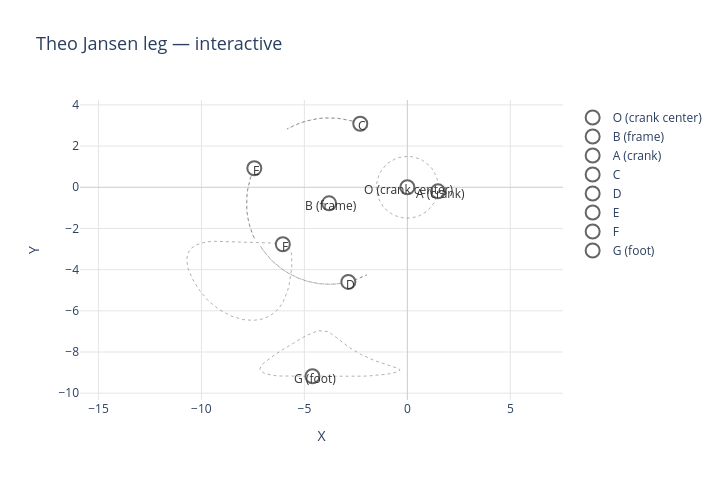

Notebook cell for this chart:
### Markdown cell above
## 4. Interactive plotly visualization

``plot_walker_plotly`` returns a plotly ``Figure`` with the linkage,
foot loci, and joint labels. In a notebook you get hover, zoom, and
pan for free; ``fig.write_html(path)`` saves a self-contained
interactive page you can email or post.

### Code cell
fig = ls.plot_walker_plotly(
    walker,
    title="Theo Jansen leg — interactive",
    width=720,
    height=480,
)
fig.show()

### Figure 1 — Plotly figure (JSON) as saved in the notebook; plotly's stock layout.template omitted (floating-point values rounded to 4 significant figures)
{"data": [{"hoverinfo": "skip", "line": {"color": "#666666", "dash": "dot", "width": 1}, "mode": "lines", "name": "O (crank center) path", "opacity": 0.5, "showlegend": false, "type": "scatter", "x": [0.0, 0.0, 0.0, 0.0, 0.0, 0.0, 0.0, 0.0, 0.0, 0.0, 0.0, 0.0, 0.0, 0.0, 0.0, 0.0, 0.0, 0.0, 0.0, 0.0, 0.0, 0.0, 0.0, 0.0, 0.0, 0.0, 0.0, 0.0, 0.0, 0.0, 0.0, 0.0, 0.0, 0.0, 0.0, 0.0, 0.0, 0.0, 0.0, 0.0, 0.0, 0.0, 0.0, 0.0, 0.0, 0.0, 0.0, 0.0], "y": [0.0, 0.0, 0.0, 0.0, 0.0, 0.0, 0.0, 0.0, 0.0, 0.0, 0.0, 0.0, 0.0, 0.0, 0.0, 0.0, 0.0, 0.0, 0.0, 0.0, 0.0, 0.0, 0.0, 0.0, 0.0, 0.0, 0.0, 0.0, 0.0, 0.0, 0.0, 0.0, 0.0, 0.0, 0.0, 0.0, 0.0, 0.0, 0.0, 0.0, 0.0, 0.0, 0.0, 0.0, 0.0, 0.0, 0.0, 0.0]}, {"hoverinfo": "skip", "line": {"color": "#666666", "dash": "dot", "width": 1}, "mode": "lines", "name": "B (frame) path", "opacity": 0.5, "showlegend": false, "type": "scatter", "x": [-3.8, -3.8, -3.8, -3.8, -3.8, -3.8, -3.8, -3.8, -3.8, -3.8, -3.8, -3.8, -3.8, -3.8, -3.8, -3.8, -3.8, -3.8, -3.8, -3.8, -3.8, -3.8, -3.8, -3.8, -3.8, -3.8, -3.8, -3.8, -3.8, -3.8, -3.8, -3.8, -3.8, -3.8, -3.8, -3.8, -3.8, -3.8, -3.8, -3.8, -3.8, -3.8, -3.8, -3.8, -3.8, -3.8, -3.8, -3.8], "y": [-0.78, -0.78, -0.78, -0.78, -0.78, -0.78, -0.78, -0.78, -0.78, -0.78, -0.78, -0.78, -0.78, -0.78, -0.78, -0.78, -0.78, -0.78, -0.78, -0.78, -0.78, -0.78, -0.78, -0.78, -0.78, -0.78, -0.78, -0.78, -0.78, -0.78, -0.78, -0.78, -0.78, -0.78, -0.78, -0.78, -0.78, -0.78, -0.78, -0.78, -0.78, -0.78, -0.78, -0.78, -0.78, -0.78, -0.78, -0.78]}, {"hoverinfo": "skip", "line": {"color": "#666666", "dash": "dot", "width": 1}, "mode": "lines", "name": "A (crank) path", "opacity": 0.5, "showlegend": false, "type": "scatter", "x": [1.487, 1.449, 1.386, 1.299, 1.19, 1.061, 0.9131, 0.75, 0.574, 0.3882, 0.1958, 9.785e-15, -0.1958, -0.3882, -0.574, -0.75, -0.9131, -1.061, -1.19, -1.299, -1.386, -1.449, -1.487, -1.5, -1.487, -1.449, -1.386, -1.299, -1.19, -1.061, -0.9131, -0.75, -0.574, -0.3882, -0.1958, 1.534e-14, 0.1958, 0.3882, 0.574, 0.75, 0.9131, 1.061, 1.19, 1.299, 1.386, 1.449, 1.487, 1.5], "y": [-0.1958, -0.3882, -0.574, -0.75, -0.9131, -1.061, -1.19, -1.299, -1.386, -1.449, -1.487, -1.5, -1.487, -1.449, -1.386, -1.299, -1.19, -1.061, -0.9131, -0.75, -0.574, -0.3882, -0.1958, 2.113e-15, 0.1958, 0.3882, 0.574, 0.75, 0.9131, 1.061, 1.19, 1.299, 1.386, 1.449, 1.487, 1.5, 1.487, 1.449, 1.386, 1.299, 1.19, 1.061, 0.9131, 0.75, 0.574, 0.3882, 0.1958, -2.858e-14]}, {"hoverinfo": "skip", "line": {"color": "#666666", "dash": "dot", "width": 1}, "mode": "lines", "name": "C path", "opacity": 0.5, "showlegend": false, "type": "scatter", "x": [-2.287, -2.187, -2.103, -2.035, -1.983, -1.947, -1.928, -1.928, -1.946, -1.985, -2.047, -2.135, -2.252, -2.402, -2.59, -2.82, -3.094, -3.412, -3.77, -4.154, -4.543, -4.912, -5.235, -5.493, -5.68, -5.796, -5.848, -5.845, -5.796, -5.708, -5.587, -5.44, -5.271, -5.084, -4.884, -4.674, -4.457, -4.238, -4.018, -3.801, -3.589, -3.385, -3.19, -3.006, -2.834, -2.676, -2.531, -2.401], "y": [3.084, 3.044, 3.007, 2.976, 2.951, 2.933, 2.924, 2.924, 2.933, 2.952, 2.982, 3.021, 3.07, 3.128, 3.19, 3.253, 3.309, 3.352, 3.37, 3.355, 3.303, 3.218, 3.114, 3.009, 2.92, 2.858, 2.829, 2.831, 2.858, 2.905, 2.965, 3.032, 3.101, 3.166, 3.226, 3.277, 3.318, 3.347, 3.364, 3.37, 3.365, 3.349, 3.325, 3.293, 3.256, 3.215, 3.171, 3.127]}, {"hoverinfo": "skip", "line": {"color": "#666666", "dash": "dot", "width": 1}, "mode": "lines", "name": "D path", "opacity": 0.5, "showlegend": false, "type": "scatter", "x": [-2.865, -3.052, -3.254, -3.47, -3.7, -3.941, -4.192, -4.451, -4.715, -4.981, -5.248, -5.511, -5.769, -6.017, -6.252, -6.471, -6.67, -6.845, -6.99, -7.096, -7.145, -7.1, -6.906, -6.532, -6.012, -5.419, -4.822, -4.267, -3.778, -3.362, -3.017, -2.737, -2.512, -2.335, -2.2, -2.1, -2.03, -1.987, -1.969, -1.973, -1.998, -2.043, -2.106, -2.188, -2.288, -2.406, -2.542, -2.695], "y": [-4.597, -4.638, -4.672, -4.696, -4.709, -4.707, -4.69, -4.656, -4.602, -4.528, -4.434, -4.318, -4.181, -4.025, -3.851, -3.663, -3.465, -3.264, -3.075, -2.92, -2.843, -2.914, -3.188, -3.606, -4.029, -4.361, -4.575, -4.682, -4.71, -4.686, -4.631, -4.563, -4.493, -4.427, -4.369, -4.323, -4.289, -4.267, -4.258, -4.26, -4.273, -4.295, -4.326, -4.364, -4.408, -4.455, -4.503, -4.552]}, {"hoverinfo": "skip", "line": {"color": "#666666", "dash": "dot", "width": 1}, "mode": "lines", "name": "E path", "opacity": 0.5, "showlegend": false, "type": "scatter", "x": [-7.431, -7.386, -7.345, -7.311, -7.283, -7.264, -7.254, -7.253, -7.263, -7.284, -7.317, -7.361, -7.415, -7.48, -7.552, -7.627, -7.699, -7.76, -7.799, -7.809, -7.784, -7.725, -7.645, -7.56, -7.486, -7.434, -7.409, -7.41, -7.434, -7.474, -7.524, -7.579, -7.634, -7.686, -7.731, -7.767, -7.792, -7.807, -7.81, -7.802, -7.783, -7.755, -7.72, -7.678, -7.631, -7.581, -7.53, -7.479], "y": [0.9222, 1.016, 1.094, 1.158, 1.207, 1.24, 1.258, 1.258, 1.241, 1.205, 1.147, 1.065, 0.9548, 0.8135, 0.6363, 0.4189, 0.1582, -0.1462, -0.49, -0.8611, -1.24, -1.601, -1.919, -2.175, -2.36, -2.476, -2.528, -2.525, -2.476, -2.388, -2.268, -2.122, -1.954, -1.77, -1.573, -1.367, -1.156, -0.9423, -0.7295, -0.5199, -0.3161, -0.12, 0.06646, 0.2419, 0.4052, 0.5555, 0.692, 0.8143]}, {"hoverinfo": "skip", "line": {"color": "#666666", "dash": "dot", "width": 1}, "mode": "lines", "name": "F path", "opacity": 0.5, "showlegend": false, "type": "scatter", "x": [-6.046, -6.192, -6.362, -6.556, -6.771, -7.008, -7.264, -7.538, -7.828, -8.13, -8.444, -8.764, -9.087, -9.408, -9.721, -10.02, -10.28, -10.5, -10.66, -10.72, -10.64, -10.42, -10.1, -9.676, -9.15, -8.565, -7.991, -7.475, -7.038, -6.683, -6.404, -6.189, -6.026, -5.904, -5.813, -5.745, -5.694, -5.657, -5.631, -5.614, -5.606, -5.608, -5.62, -5.646, -5.687, -5.745, -5.823, -5.923], "y": [-2.766, -2.739, -2.721, -2.709, -2.7, -2.692, -2.682, -2.671, -2.658, -2.643, -2.629, -2.617, -2.613, -2.623, -2.653, -2.714, -2.816, -2.974, -3.202, -3.52, -3.949, -4.472, -5.004, -5.498, -5.931, -6.25, -6.425, -6.465, -6.396, -6.248, -6.045, -5.808, -5.551, -5.284, -5.015, -4.749, -4.491, -4.244, -4.012, -3.797, -3.6, -3.423, -3.268, -3.134, -3.022, -2.931, -2.859, -2.805]}, {"hoverinfo": "skip", "line": {"color": "#666666", "dash": "dot", "width": 1}, "mode": "lines", "name": "G (foot) path", "opacity": 0.5, "showlegend": false, "type": "scatter", "x": [-4.608, -4.892, -5.169, -5.438, -5.7, -5.951, -6.191, -6.415, -6.621, -6.802, -6.953, -7.067, -7.136, -7.15, -7.1, -6.974, -6.762, -6.456, -6.049, -5.541, -4.948, -4.344, -3.838, -3.373, -2.841, -2.265, -1.714, -1.24, -0.8671, -0.6017, -0.4383, -0.3668, -0.3754, -0.4523, -0.5868, -0.7689, -0.9901, -1.243, -1.52, -1.815, -2.123, -2.44, -2.76, -3.081, -3.398, -3.711, -4.017, -4.316], "y": [-9.177, -9.179, -9.182, -9.183, -9.182, -9.176, -9.164, -9.145, -9.116, -9.078, -9.027, -8.964, -8.887, -8.792, -8.678, -8.537, -8.364, -8.149, -7.884, -7.567, -7.223, -6.966, -7.009, -7.352, -7.764, -8.111, -8.363, -8.535, -8.652, -8.734, -8.798, -8.852, -8.903, -8.951, -8.996, -9.039, -9.077, -9.11, -9.137, -9.157, -9.171, -9.179, -9.182, -9.182, -9.18, -9.178, -9.176, -9.176]}, {"hovertemplate": "<b>O (crank center)</b><br>x: 0.000<br>y: 0.000<extra></extra>", "marker": {"color": "white", "line": {"color": "#666666", "width": 2}, "size": 14, "symbol": "circle"}, "mode": "markers", "name": "O (crank center)", "type": "scatter", "x": [0.0], "y": [0.0]}, {"hovertemplate": "<b>B (frame)</b><br>x: -3.800<br>y: -0.780<extra></extra>", "marker": {"color": "white", "line": {"color": "#666666", "width": 2}, "size": 14, "symbol": "circle"}, "mode": "markers", "name": "B (frame)", "type": "scatter", "x": [-3.8], "y": [-0.78]}, {"hovertemplate": "<b>A (crank)</b><br>x: 1.487<br>y: -0.196<extra></extra>", "marker": {"color": "white", "line": {"color": "#666666", "width": 2}, "size": 14, "symbol": "circle"}, "mode": "markers", "name": "A (crank)", "type": "scatter", "x": [1.487], "y": [-0.1958]}, {"hovertemplate": "<b>C</b><br>x: -2.287<br>y: 3.084<extra></extra>", "marker": {"color": "white", "line": {"color": "#666666", "width": 2}, "size": 14, "symbol": "circle"}, "mode": "markers", "name": "C", "type": "scatter", "x": [-2.287], "y": [3.084]}, {"hovertemplate": "<b>D</b><br>x: -2.865<br>y: -4.597<extra></extra>", "marker": {"color": "white", "line": {"color": "#666666", "width": 2}, "size": 14, "symbol": "circle"}, "mode": "markers", "name": "D", "type": "scatter", "x": [-2.865], "y": [-4.597]}, {"hovertemplate": "<b>E</b><br>x: -7.431<br>y: 0.922<extra></extra>", "marker": {"color": "white", "line": {"color": "#666666", "width": 2}, "size": 14, "symbol": "circle"}, "mode": "markers", "name": "E", "type": "scatter", "x": [-7.431], "y": [0.9222]}, {"hovertemplate": "<b>F</b><br>x: -6.046<br>y: -2.766<extra></extra>", "marker": {"color": "white", "line": {"color": "#666666", "width": 2}, "size": 14, "symbol": "circle"}, "mode": "markers", "name": "F", "type": "scatter", "x": [-6.046], "y": [-2.766]}, {"hovertemplate": "<b>G (foot)</b><br>x: -4.608<br>y: -9.177<extra></extra>", "marker": {"color": "white", "line": {"color": "#666666", "width": 2}, "size": 14, "symbol": "circle"}, "mode": "markers", "name": "G (foot)", "type": "scatter", "x": [-4.608], "y": [-9.177]}], "layout": {"annotations": [{"font": {"color": "#333", "size": 12}, "showarrow": false, "text": "O (crank center)", "x": 0.1, "y": -0.1}, {"font": {"color": "#333", "size": 12}, "showarrow": false, "text": "B (frame)", "x": -3.7, "y": -0.88}, {"font": {"color": "#333", "size": 12}, "showarrow": false, "text": "A (crank)", "x": 1.587, "y": -0.2958}, {"font": {"color": "#333", "size": 12}, "showarrow": false, "text": "C", "x": -2.187, "y": 2.984}, {"font": {"color": "#333", "size": 12}, "showarrow": false, "text": "D", "x": -2.765, "y": -4.697}, {"font": {"color": "#333", "size": 12}, "showarrow": false, "text": "E", "x": -7.331, "y": 0.8222}, {"font": {"color": "#333", "size": 12}, "showarrow": false, "text": "F", "x": -5.946, "y": -2.866}, {"font": {"color": "#333", "size": 12}, "showarrow": false, "text": "G (foot)", "x": -4.508, "y": -9.277}], "height": 480, "legend": {"x": 1.02, "xanchor": "left", "y": 0.99, "yanchor": "top"}, "margin": {"r": 150}, "paper_bgcolor": "white", "plot_bgcolor": "white", "showlegend": true, "title": {"font": {"size": 18}, "text": "Theo Jansen leg — interactive"}, "width": 720, "xaxis": {"gridcolor": "#E5E5E5", "gridwidth": 1, "scaleanchor": "y", "scaleratio": 1, "showgrid": true, "title": {"text": "X"}, "zeroline": true, "zerolinecolor": "#CCCCCC", "zerolinewidth": 1}, "yaxis": {"gridcolor": "#E5E5E5", "gridwidth": 1, "showgrid": true, "title": {"text": "Y"}, "zeroline": true, "zerolinecolor": "#CCCCCC", "zerolinewidth": 1}}}
